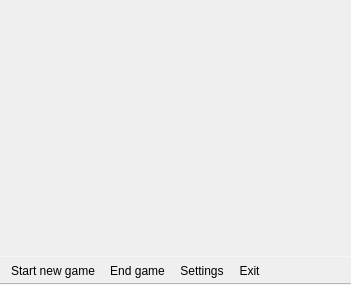
<?xml version="1.0" encoding="UTF-8"?>
<ui version="4.0">
 <class>MainWindow</class>
 <widget class="QMainWindow" name="MainWindow">
  <property name="geometry">
   <rect>
    <x>0</x>
    <y>0</y>
    <width>351</width>
    <height>285</height>
   </rect>
  </property>
  <property name="windowTitle">
   <string>MainWindow</string>
  </property>
  <property name="styleSheet">
   <string notr="true"/>
  </property>
  <widget class="QWidget" name="centralWidget">
   <layout class="QVBoxLayout" name="verticalLayout_3">
    <property name="spacing">
     <number>0</number>
    </property>
    <property name="margin">
     <number>0</number>
    </property>
    <item>
     <layout class="QHBoxLayout" name="horizontalLayout_4">
      <item>
       <widget class="CheckersPicture" name="picture" native="true">
        <property name="sizePolicy">
         <sizepolicy hsizetype="Preferred" vsizetype="Preferred">
          <horstretch>0</horstretch>
          <verstretch>0</verstretch>
         </sizepolicy>
        </property>
        <layout class="QVBoxLayout" name="verticalLayout">
         <property name="spacing">
          <number>0</number>
         </property>
         <property name="margin">
          <number>0</number>
         </property>
         <item>
          <spacer name="verticalSpacer">
           <property name="orientation">
            <enum>Qt::Vertical</enum>
           </property>
           <property name="sizeHint" stdset="0">
            <size>
             <width>20</width>
             <height>40</height>
            </size>
           </property>
          </spacer>
         </item>
        </layout>
       </widget>
      </item>
     </layout>
    </item>
   </layout>
  </widget>
  <widget class="QToolBar" name="toolBar">
   <property name="windowTitle">
    <string>toolBar</string>
   </property>
   <property name="styleSheet">
    <string notr="true">background-color: rgba(255, 255, 255, 0);</string>
   </property>
   <property name="movable">
    <bool>false</bool>
   </property>
   <property name="iconSize">
    <size>
     <width>32</width>
     <height>32</height>
    </size>
   </property>
   <property name="toolButtonStyle">
    <enum>Qt::ToolButtonIconOnly</enum>
   </property>
   <property name="floatable">
    <bool>false</bool>
   </property>
   <attribute name="toolBarArea">
    <enum>BottomToolBarArea</enum>
   </attribute>
   <attribute name="toolBarBreak">
    <bool>false</bool>
   </attribute>
   <addaction name="actionStartNewGame"/>
   <addaction name="actionEndGame"/>
   <addaction name="actionSettings"/>
   <addaction name="actionExit"/>
  </widget>
  <action name="actionAboutCheckers">
   <property name="icon">
    <iconset resource="icons.qrc">
     <normaloff>:/icons/help-about.png</normaloff>:/icons/help-about.png</iconset>
   </property>
   <property name="text">
    <string>&amp;About Checkers</string>
   </property>
  </action>
  <action name="actionAboutQt">
   <property name="text">
    <string>About Qt</string>
   </property>
  </action>
  <action name="actionSettings">
   <property name="icon">
    <iconset resource="icons.qrc">
     <normaloff>:/icons/preferences.png</normaloff>:/icons/preferences.png</iconset>
   </property>
   <property name="text">
    <string>Settings</string>
   </property>
   <property name="shortcut">
    <string>Ctrl+P</string>
   </property>
  </action>
  <action name="actionStartNewGame">
   <property name="icon">
    <iconset resource="icons.qrc">
     <normaloff>:/icons/new.png</normaloff>:/icons/new.png</iconset>
   </property>
   <property name="text">
    <string>Start &amp;new game</string>
   </property>
   <property name="shortcut">
    <string>Ctrl+N</string>
   </property>
  </action>
  <action name="actionEndGame">
   <property name="icon">
    <iconset resource="icons.qrc">
     <normaloff>:/icons/close.png</normaloff>:/icons/close.png</iconset>
   </property>
   <property name="text">
    <string>&amp;End game</string>
   </property>
   <property name="shortcut">
    <string>Ctrl+W</string>
   </property>
  </action>
  <action name="actionExit">
   <property name="icon">
    <iconset resource="icons.qrc">
     <normaloff>:/icons/exit.png</normaloff>:/icons/exit.png</iconset>
   </property>
   <property name="text">
    <string>&amp;Exit</string>
   </property>
   <property name="shortcut">
    <string>Ctrl+Q</string>
   </property>
  </action>
  <action name="actionOpen">
   <property name="icon">
    <iconset resource="icons.qrc">
     <normaloff>:/icons/open.png</normaloff>:/icons/open.png</iconset>
   </property>
   <property name="text">
    <string>&amp;Open</string>
   </property>
   <property name="shortcut">
    <string>Ctrl+O</string>
   </property>
  </action>
  <action name="actionSave">
   <property name="icon">
    <iconset resource="icons.qrc">
     <normaloff>:/icons/save.png</normaloff>:/icons/save.png</iconset>
   </property>
   <property name="text">
    <string>&amp;Save</string>
   </property>
   <property name="shortcut">
    <string>Ctrl+S</string>
   </property>
  </action>
 </widget>
 <layoutdefault spacing="6" margin="11"/>
 <customwidgets>
  <customwidget>
   <class>CheckersPicture</class>
   <extends>QWidget</extends>
   <header>checkerspicture.h</header>
   <container>1</container>
  </customwidget>
 </customwidgets>
 <resources>
  <include location="icons.qrc"/>
 </resources>
 <connections/>
</ui>
